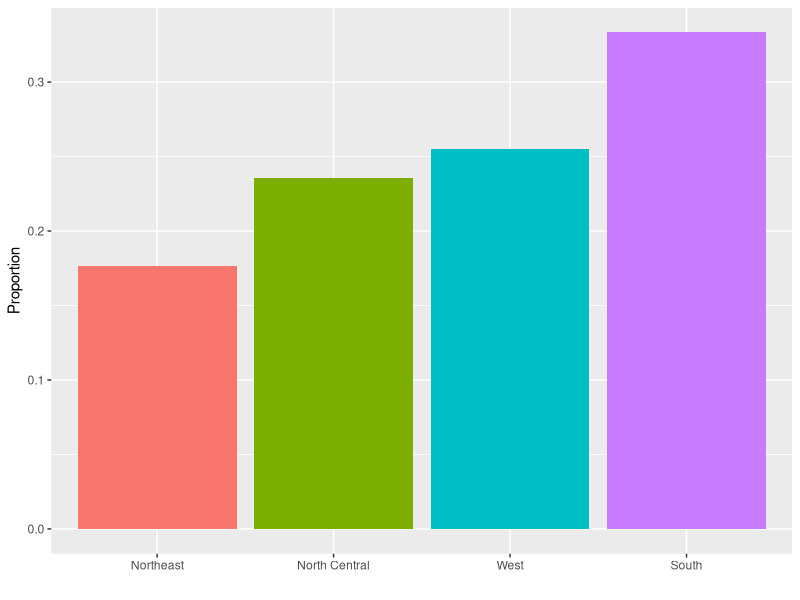
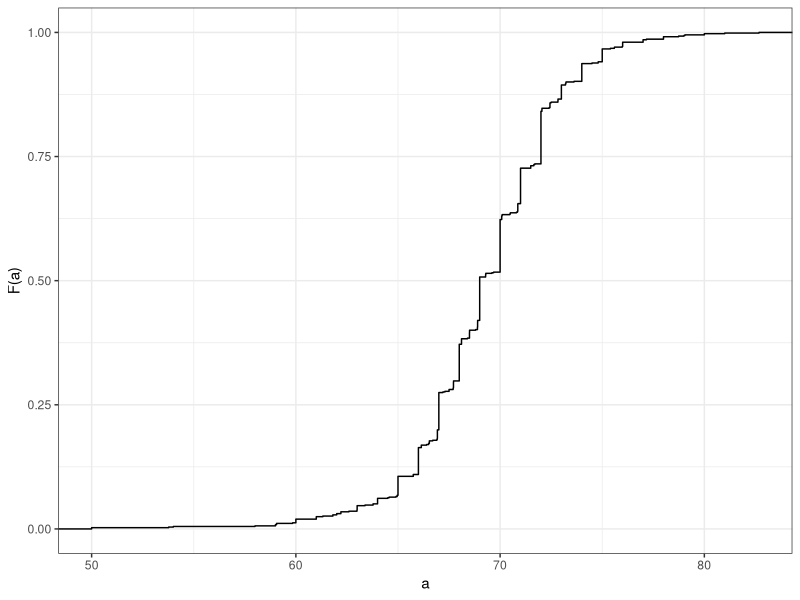
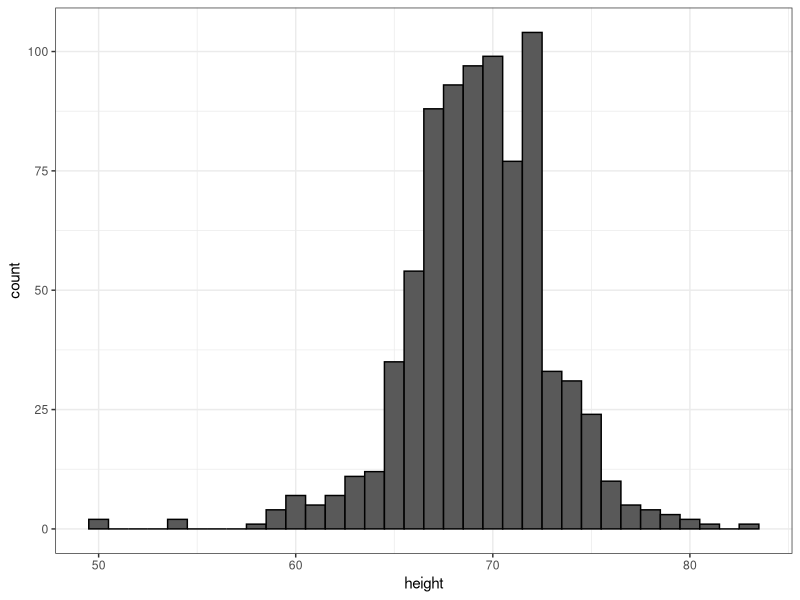
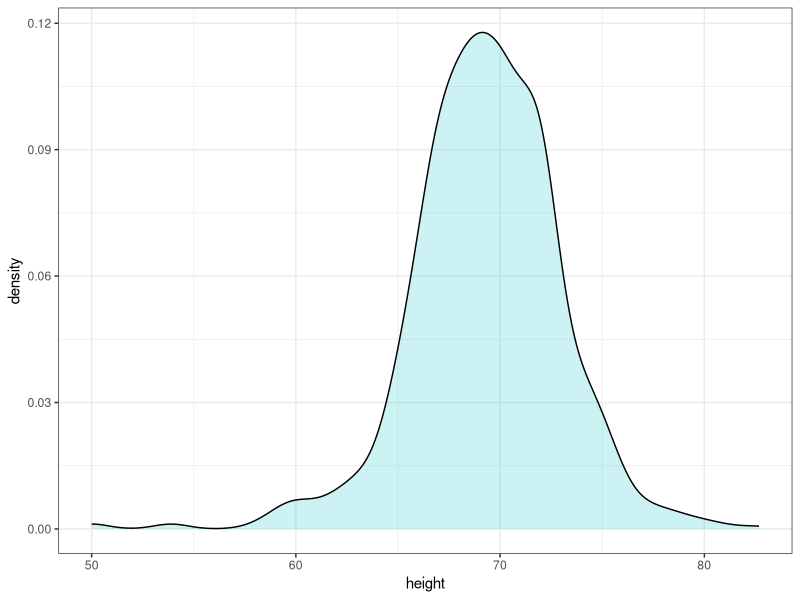
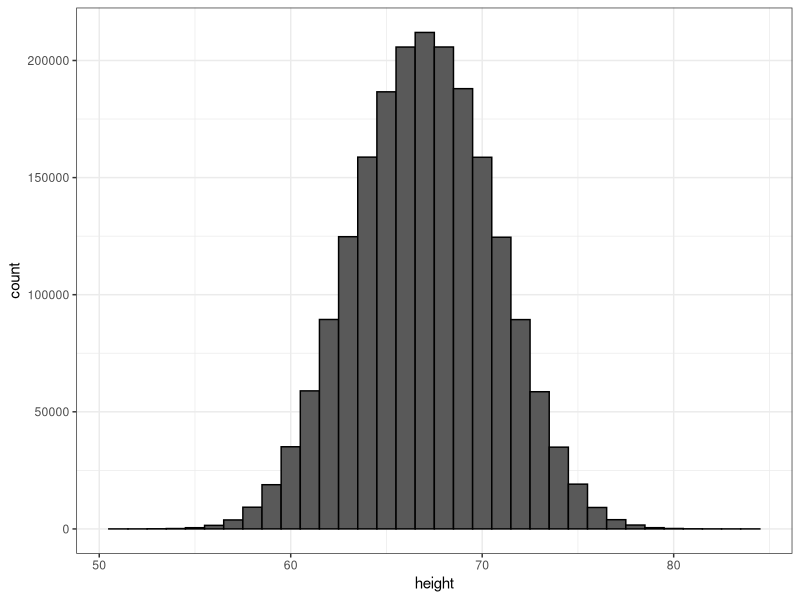
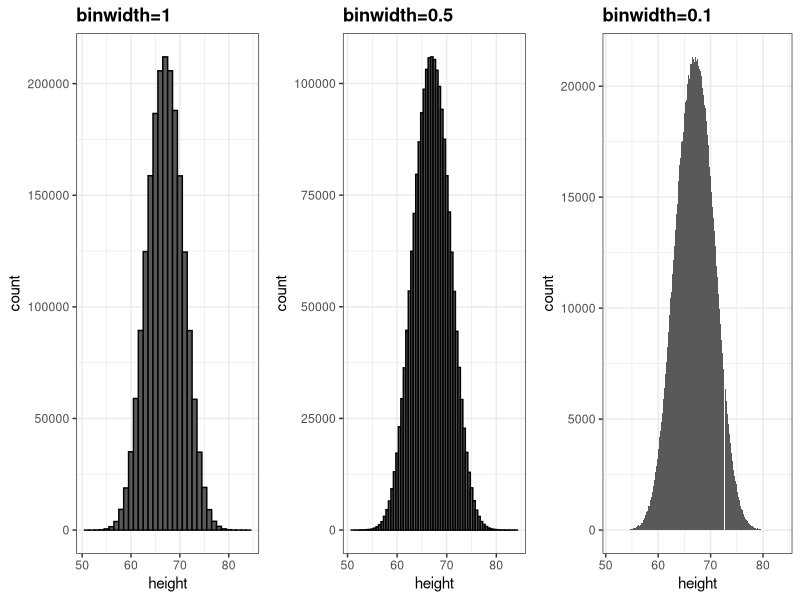
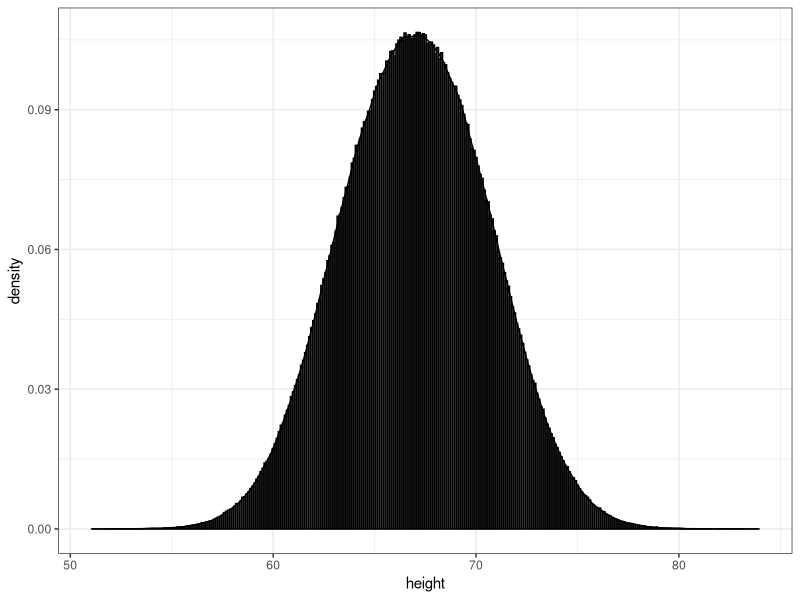
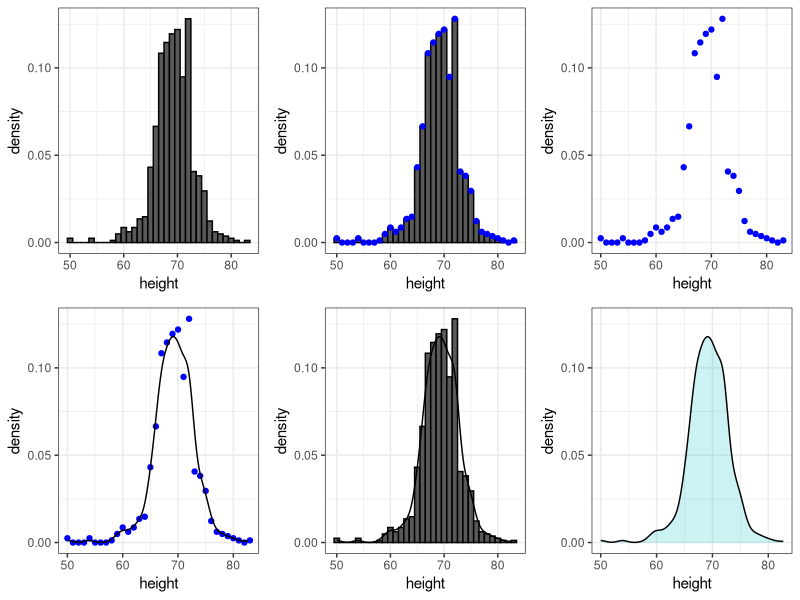

R code for these plots, in order:
## ---- chunk 1
library(tidyverse)
library(dslabs)
data(heights)
## ---- chunk 2
table(heights$sex)
prop.table(table(heights$sex))
mean(heights$sex=="Female")
round(mean(heights$sex=="Female")*100)
## ---- chunk 3
murders %>% group_by(region) %>%
  summarize(n = n()) %>%
  mutate(Proportion = n/sum(n), 
         region = reorder(region, Proportion)) %>%
  ggplot(aes(x=region, y=Proportion, fill=region)) + 
  geom_bar(stat = "identity", show.legend = F) + 
  xlab("")
## ---- chunk 4
ds_theme_set()
heights %>% filter(sex=="Male") %>% ggplot(aes(height)) + 
  stat_ecdf() +
  ylab("F(a)") + xlab("a")
## ---- chunk 5
heights %>% 
  filter(sex=="Male") %>% 
  ggplot(aes(height)) + 
  geom_histogram(binwidth = 1, color = "black")
## ---- chunk 6
heights %>% 
  filter(sex=="Male") %>% 
  ggplot(aes(height)) + 
  geom_density(alpha = .2, fill= "#00BFC4", color = 0)  +
  geom_line(stat='density')
## ---- chunk 7
set.seed(1988)
x <- data.frame(height = c(rnorm(1000000,69,3), rnorm(1000000,65,3)))
x %>% ggplot(aes(height)) + geom_histogram(binwidth = 1, color = "black")
## ---- chunk 8
p1 <- x %>% ggplot(aes(height)) + geom_histogram(binwidth = 1, color = "black") + ggtitle("binwidth=1")
p2 <- x %>% ggplot(aes(height)) + geom_histogram(binwidth = 0.5, color="black") + ggtitle("binwidth=0.5") 
p3 <- x %>% ggplot(aes(height)) + geom_histogram(binwidth = 0.1) + ggtitle("binwidth=0.1")
library(gridExtra)
grid.arrange(p1, p2, p3, nrow = 1)
## ---- chunk 9
x %>% ggplot(aes(height)) + 
  geom_histogram(aes(y=..density..), binwidth = 0.1, color = I("black")) +
  geom_line(stat='density')
## ---- chunk 10
hist1 <- heights %>% 
  filter(sex=="Male") %>% 
  ggplot(aes(height)) +
  geom_histogram(aes(y=..density..), binwidth = 1, color="black") 
hist2 <- hist1 +
  geom_line(stat='density')
hist3 <- hist1 + 
  geom_point(data = ggplot_build(hist2)$data[[1]], aes(x,y), col = "blue")
hist4 <- ggplot() + geom_point(data = ggplot_build(hist2)$data[[1]], aes(x,y), col = "blue") + 
  xlab("height") + ylab("density")
hist5 <- hist4 + geom_line(data = ggplot_build(hist2)$data[[2]], aes(x,y))
hist6 <- heights %>% 
  filter(sex=="Male") %>% 
  ggplot(aes(height)) +
  geom_density(alpha = 0.2, fill="#00BFC4", col = 0) +
  geom_line(stat='density') +
  scale_y_continuous(limits = layer_scales(hist2)$y$range$range)
  
grid.arrange(hist1, hist3, hist4, hist5, hist2, hist6, nrow=2)
## ---- chunk 11
p1 <- heights %>% 
  filter(sex=="Male")%>% ggplot(aes(height)) +
  geom_histogram(aes(y=..density..), binwidth = 1, alpha = 0.5) + 
  geom_line(stat='density', adjust = 0.5)

p2 <- heights %>% 
  filter(sex=="Male") %>% ggplot(aes(height)) +
  geom_histogram(aes(y=..density..), binwidth = 1, alpha = 0.5) + 
  geom_line(stat='density', adjust = 2)

grid.arrange(p1,p2, ncol=2)
## ---- chunk 12
d <- with(heights, density(height[sex=="Male"]))
tmp <- data.frame(height=d$x, density=d$y)
tmp %>% ggplot(aes(height,density)) + geom_line() + 
  geom_area(aes(x=height,y=density), data = filter(tmp, between(height, 65, 68)), alpha=0.2, fill="#00BFC4")
## ---- chunk 13
heights %>% 
  filter(sex=="Male") %>% 
  ggplot(aes(height)) + 
  geom_density(alpha=.2, fill= "#00BFC4", color = 0)  +
  geom_line(stat='density')
## ---- chunk 14
heights %>% 
  ggplot(aes(height, fill=sex)) + 
  geom_density(alpha = 0.2, color = 0) +
  geom_line(stat='density')
## ---- chunk 15
library(dslabs)
ds_theme_set()
data(murders)
murders %>% group_by(region) %>%
  summarize(n = n()) %>%
  mutate(Proportion = n/sum(n), 
         region = reorder(region, Proportion)) %>%
  ggplot(aes(x=region, y=Proportion, fill=region)) + 
  geom_bar(stat = "identity", show.legend = FALSE) + 
  xlab("")
## ---- chunk 16
round(ecdf(heights$height[heights$sex=="Male"])(66)*100)
## ---- chunk 17
heights %>% filter(sex=="Male") %>% ggplot(aes(height)) + 
  stat_ecdf()
## ---- chunk 18
murders %>% mutate(murder_rate = total/population * 10^5) %>%
  ggplot(aes(murder_rate)) + 
  stat_ecdf() +
  ylab("F(a)") + xlab("a")
## ---- chunk 19
heights %>% 
  filter(sex=="Male") %>% 
  ggplot(aes(height)) + 
  geom_histogram(binwidth = 1, color = "black")
## ---- chunk 20
sum(dplyr::between(heights$height[heights$sex=="Male"], 65.5, 63.5))
## ---- chunk 21
murders %>% ggplot(aes(x=population/10^6)) + 
  geom_density(fill = "grey") + 
  scale_x_log10() +
  xlab("Population in millions")
## ---- chunk 22
library(gridExtra)
p1 <- murders %>% ggplot(aes(x=population/10^6)) + 
  geom_density(fill = "grey", bw = 5) + xlab("Population in millions") + ggtitle("1")

p2 <- murders %>% ggplot(aes(x=population/10^6)) + 
  geom_density(fill = "grey", bw = .05) + scale_x_log10() + xlab("Population in millions") + ggtitle("2")

p3 <- murders %>% ggplot(aes(x=population/10^6)) + 
  geom_density(fill = "grey", bw = 1) + scale_x_log10() + xlab("Population in millions") + ggtitle("3")
grid.arrange(p1,p2,p3,ncol=2)
## ---- chunk 23
mu <- 0; s <- 1
norm_dist <- data.frame(x=seq(-4,4,len=50)*s+mu) %>% mutate(density=dnorm(x,mu,s))
norm_dist %>% ggplot(aes(x,density)) + geom_line()
## ---- chunk 24
m <- sum(x) / length(x)
## ---- chunk 25
s <- sqrt(sum((x-mu)^2) / length(x))
## ---- chunk 26
index <- heights$sex=="Male"
x <- heights$height[index]
## ---- chunk 27
m <- mean(x)
s <- sd(x)
c(average = m, sd = s)
## ---- chunk 28
norm_dist <- data.frame(x = seq(-4, 4, len=50)*s + m) %>% 
  mutate(density = dnorm(x, m, s))

heights %>% filter(sex=="Male") %>% ggplot(aes(height)) +
  geom_density(fill="#0099FF") +
  geom_line(aes(x, density),  data = norm_dist, lwd=1.5) 
## ---- chunk 29
z <- scale(x)
## ---- chunk 30
mean(abs(z) < 2)
## ---- chunk 31
pnorm(-1.96)
## ---- chunk 32
qnorm(0.975)
## ---- chunk 33
qnorm(0.975, mean = 5, sd = 2)
## ---- chunk 34
mean(x <= 69.5)
## ---- chunk 35
p <- seq(0.05, 0.95, 0.05)
## ---- chunk 36
sample_quantiles <- quantile(x, p)
## ---- chunk 37
theoretical_quantiles <- qnorm(p, mean = mean(x), sd = sd(x))
## ---- chunk 38
qplot(theoretical_quantiles, sample_quantiles) + geom_abline()
## ---- chunk 39
data(murders)
murders <- murders %>% mutate(rate = total/population*100000)
library(gridExtra)
p1 <- murders %>% ggplot(aes(x=rate)) + geom_histogram(binwidth = 1) + ggtitle("Histogram")
p2 <- murders %>% ggplot(aes(sample=rate)) + 
  geom_qq(dparams=summarize(murders, mean=mean(rate), sd=sd(rate))) +
  geom_abline() + ggtitle("QQ-plot")
grid.arrange(p1, p2, ncol = 2)
## ---- chunk 40
murders %>% ggplot(aes("",rate)) + geom_boxplot() +
  coord_cartesian(xlim = c(0, 2)) + xlab("")
## ---- chunk 41
heights %>% ggplot(aes(x=sex, y=height, fill=sex)) +
  geom_boxplot()
## ---- chunk 42
p1 <- heights %>% filter(sex=="Female") %>%
  ggplot(aes(height)) +
  geom_density(fill="#F8766D") 
p2 <- heights %>% filter(sex=="Female") %>% 
  ggplot(aes(sample=scale(height))) +
  geom_qq() + geom_abline() + ylab("Standard Units")
grid.arrange(p1, p2, ncol=2)
## ---- chunk 43
heights %>% filter(sex=="Female") %>% 
  top_n(5, desc(height)) %>%
  pull(height)
## ---- chunk 44
#다시 풀기
#female_percentiles <- 
#male_percentiles <- 
## ---- chunk 45
library(tidyverse)
library(dslabs)
ds_theme_set()
data(gapminder)
tab <- gapminder %>% filter(year == 2010) %>% group_by(continent) %>% select(continent, population)  
tab %>% ggplot(aes(x=continent, y=population/10^6)) + 
  geom_boxplot() + 
  scale_y_continuous(trans = "log10", breaks = c(1,10,100,1000)) + ylab("Population in millions")
## ---- chunk 46
#같다 관계 빼고 싶은데...ㅠㅠㅠㅠ
mean(dplyr::between(x, 69, 72))
## ---- chunk 47
pnorm(x, mean = mean(x), sd = sd(x))
## ---- chunk 48

## ---- chunk 49

## ---- chunk 50

## ---- chunk 51

## ---- chunk 52
murders %>% ggplot(aes(region)) + geom_bar()
## ---- chunk 53
data(murders)
tab <- murders %>% 
  count(region) %>% 
  mutate(proportion = n/sum(n))
tab
## ---- chunk 54
tab %>% ggplot(aes(region, proportion)) + geom_bar(stat = "identity")
## ---- chunk 55
heights %>% 
  filter(sex == "Female") %>% 
  ggplot(aes(height)) +
  geom_histogram(binwidth = 1, fill = "blue", col = "black") +
  xlab("Male heights in inches") + 
  ggtitle("Histogram")
## ---- chunk 56
heights %>% 
  filter(sex == "Female") %>%
  ggplot(aes(height)) +
  geom_density(fill="blue")
## ---- chunk 57
heights %>% ggplot(aes(sex, height)) +
  geom_boxplot()
## ---- chunk 58
heights %>% filter(sex=="Male") %>%
  ggplot(aes(sample = height)) +
  geom_qq()
## ---- chunk 59
x <- expand.grid(x = 1:12, y = 1:10) %>% 
  mutate(z = 1:120) 
## ---- chunk 60
x %>% ggplot(aes(x, y, fill = z)) + 
  geom_raster() + 
  scale_fill_gradientn(colors =  terrain.colors(10))
## ---- chunk 61
x <- heights %>% 
  filter(sex=="Male") %>% 
  pull(height)
## ---- chunk 62
qplot(x, bins=15, color = I("black"), xlab = "Population")
## ---- chunk 63
heights
## ---- chunk 64
heights %>% ggplot(aes(height))
## ---- chunk 65
heights %>% 
  ggplot(aes(height)) + 
  geom_histogram()
## ---- chunk 66
heights %>% 
  ggplot(aes(height)) + 
  geom_histogram(binwidth = 1)
## ---- chunk 67
heights %>% 
  ggplot(aes(height)) + 
  geom_density()
## ---- chunk 68
heights %>% 
  group_by(sex) %>% 
  ggplot(aes(height, fill=sex)) +
  geom_density()
## ---- chunk 69
heights %>% 
  group_by(sex) %>% 
  ggplot(aes(height, fill=sex)) +
  geom_density(color=0)
## ---- chunk 70
heights %>% 
  ggplot(aes(height, fill = sex)) + 
  geom_density(alpha=0.2, color=3) 
